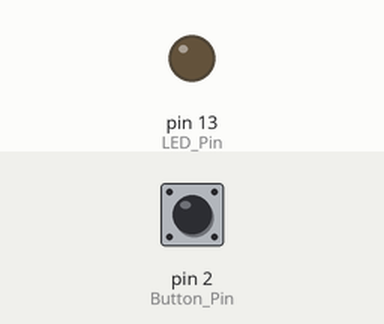
Simulated run of this sketch. Board: Arduino Uno, built with avr-gcc and run on an emulated ATmega328P. On the bench: output pins drawn as LEDs (lit = HIGH). The inputs (shaded band) are chosen by the test bench; at power-on: pin 2 (Button_Pin) LOW.

Above: at 1.2 s.
1.3 s: pin 2 (Button_Pin) pulled HIGH for 0.15 s
At 1.6 s:
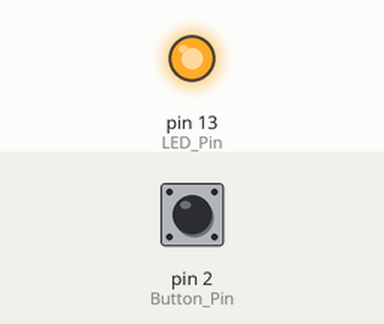
2.9 s: pin 2 (Button_Pin) pulled HIGH for 1 s
At 4.0 s:
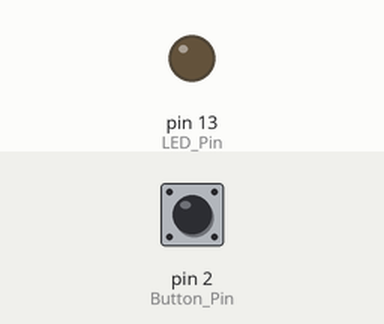
5.4 s: pin 2 (Button_Pin) pulled HIGH for 3.2 s
At 6.0 s:
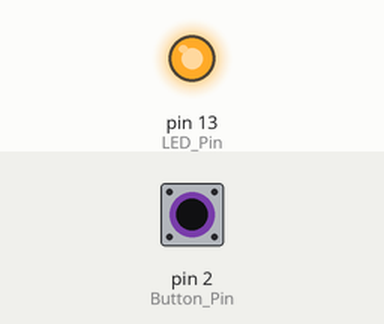
Timing chart, 0 to 8.4 s (numbered marks = the images above; inputs shaded):
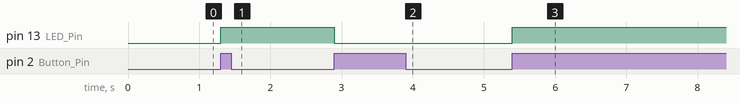

The sketch:

buttons.ino
```cpp
const int Button_Pin = 2;
const int LED_Pin = 13;

bool LED_State = LOW;
bool Button_State = LOW;

unsigned long Last_Change_Time = 0;
int Debounce_Delay = 50;

void setup()
{
    Serial.begin(9600);
    pinMode(Button_Pin, INPUT);
    pinMode(LED_Pin, OUTPUT);
    digitalWrite(LED_Pin, LED_State);
}

void loop()
{
    bool Button_Read = digitalRead(Button_Pin);

    if (Button_Read == HIGH)
    {
    	if((millis() - Last_Change_Time) > Debounce_Delay)
    	{
    		LED_State = !LED_State;
    		digitalWrite(LED_Pin, LED_State);
    	}
    	Last_Change_Time = millis();
    }
}
```

Measured:
- after the input at 1.3 s, pin 13 (LED_Pin): LOW → HIGH at once
- after the input at 2.9 s, pin 13 (LED_Pin): HIGH → LOW at once
- after the input at 5.4 s, pin 13 (LED_Pin): LOW → HIGH at once
